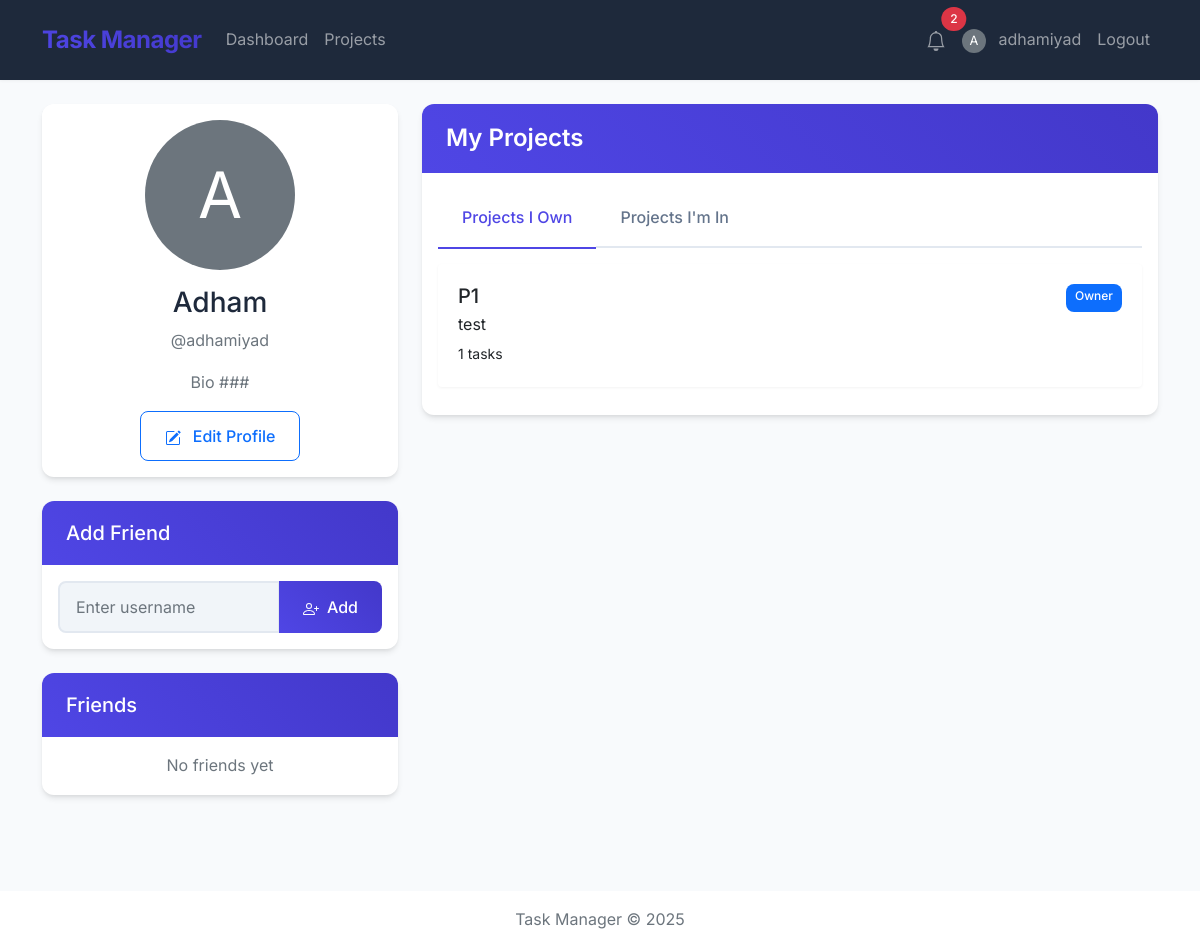
The page /users/profile (signed in) on the database its author committed.
### app/models/models.py (models this page shows, shortened)
class User(UserMixin, db.Model):
    __tablename__ = 'users'
    id = db.Column(db.Integer, primary_key=True)
    username = db.Column(db.String(64), unique=True, nullable=False)
    email = db.Column(db.String(120), unique=True, nullable=False)
    password_hash = db.Column(db.String(128))
    created_at = db.Column(db.DateTime, default=datetime.datetime.now(datetime.timezone.utc))
    profile_picture = db.Column(db.BLOB)
    full_name = db.Column(db.String(100))
    bio = db.Column(db.Text)
    contact_info = db.Column(db.String(150))
    owned_projects = db.relationship('Project', backref='owner', lazy='dynamic')
    assigned_tasks = db.relationship('Task', backref='assignee', lazy='dynamic')
    join_requests = db.relationship('ProjectRequest', backref='requester', lazy='dynamic')
    dashboard_items = db.relationship('DashboardItem', backref='user', lazy='dynamic', cascade='all, delete-orphan')
    dashboard_stats = db.relationship('DashboardStat', backref='user', lazy='dynamic', cascade='all, delete-orphan')
    sent_friend_requests = db.relationship('Friendship',
                                          foreign_keys='Friendship.user_id',
                                          backref='sender',
                                          lazy='dynamic')
    received_friend_requests = db.relationship('Friendship',
                                             foreign_keys='Friendship.friend_id',
                                             backref='receiver',
                                             lazy='dynamic')
    def get_friends(self):
        sent = Friendship.query.filter_by(user_id=self.id, status='accepted').all()
        received = Friendship.query.filter_by(friend_id=self.id, status='accepted').all()
        friends = []
        for friendship in sent:
            friends.append(User.query.get(friendship.friend_id))
        for friendship in received:
            friends.append(User.query.get(friendship.user_id))
        return friends
    def get_unread_notifications_count(self):
        return self.notifications.filter_by(is_read=False).count()

class Project(db.Model):
    __tablename__ = 'projects'
    id = db.Column(db.Integer, primary_key=True)
    title = db.Column(db.String(100), nullable=False)
    description = db.Column(db.Text)
    owner_id = db.Column(db.Integer, db.ForeignKey('users.id'))
    created_at = db.Column(db.DateTime, default=datetime.datetime.now(datetime.timezone.utc))
    tasks = db.relationship('Task', backref='project', lazy='dynamic', cascade='all, delete-orphan')
    members = db.relationship('User', secondary=project_members, backref=db.backref('projects', lazy='dynamic'))
    join_requests = db.relationship('ProjectRequest', backref='project', lazy='dynamic', cascade='all, delete-orphan')

### app/routes/users.py (the view)
@bp.route("/profile")
@bp.route("/profile/<username>")
@login_required
def profile(username=None):
    if username:
        user = User.query.filter_by(username=username).first_or_404()
    else:
        user = current_user
    owned_projects = user.owned_projects.all()
    member_projects = []
    for project in user.projects.all():
        if project.owner_id != user.id:  # Only include projects user is a member of, not owner
            role_info = db.session.execute(
                db.select(Role)
                .join(project_members, Role.id == project_members.c.role_id)
                .where(project_members.c.project_id == project.id)
                .where(project_members.c.user_id == user.id)
            ).fetchone()
            role = role_info[0] if role_info else None
            member_projects.append({
                'project': project,
                'role': role
            })
    friend_requests = user.received_friend_requests.filter_by(status='pending').all() if user == current_user else []
    friends = user.get_friends()
    can_send_request = False
    if user != current_user:
        existing = Friendship.query.filter(
            ((Friendship.user_id == current_user.id) & (Friendship.friend_id == user.id)) |
            ((Friendship.user_id == user.id) & (Friendship.friend_id == current_user.id))
        ).first()
        can_send_request = not existing
    return render_template(
        "users/profile.html",
        user=user,
        owned_projects=owned_projects,
        member_projects=member_projects,
        friend_requests=friend_requests,
        friends=friends,
        can_send_request=can_send_request
    )

### app/templates/users/profile.html (shortened to what this page needs)
{% extends "base.html" %}
{% block content %}
<div class="row mb-4">
    <div class="col-md-4">
        <div class="card mb-4">
            <div class="card-body text-center">
                {% if user.profile_picture %}
                <img alt="Profile Picture"
                    class="rounded-circle mb-3" style="width: 150px; height: 150px; object-fit: cover;">
                {% else %}
                <div class="rounded-circle bg-secondary text-white d-flex align-items-center justify-content-center mx-auto mb-3"
                    style="width: 150px; height: 150px;">
                    <span style="font-size: 4rem;">{{ user.username[0].upper() }}</span>
                </div>
                {% endif %}
                <h3>{{ user.full_name or user.username }}</h3>
                <p class="text-muted">@{{ user.username }}</p>
                {% if user.bio %}
                <p class="text-muted">{{ user.bio }}</p>
                {% endif %}
                {% if user == current_user %}
                <a href="{{ url_for('users.edit_profile') }}" class="btn btn-outline-primary">
                    Edit Profile
                </a>
                {% endif %}
            </div>
        </div>
        {% if user == current_user %}
        <div class="card mb-4">
            <div class="card-header">
                <h5 class="mb-0">Add Friend</h5>
            </div>
            <div class="card-body">
                <form method="POST" action="{{ url_for('users.add_friend_by_username') }}" class="mb-0">
                    <div class="input-group">
                        <input type="text" name="username" class="form-control" placeholder="Enter username" required>
                        <button type="submit" class="btn btn-primary">
                            Add
                        </button>
                    </div>
                </form>
            </div>
        </div>
        {% endif %}
        <div class="card mb-4">
            <div class="card-header">
                <h5 class="mb-0">Friends</h5>
            </div>
            <div class="card-body">
                {% if friends %}
                <div class="list-group">
                    {% for friend in friends %}
                    <div class="list-group-item">
                        <div class="d-flex align-items-center justify-content-between">
                            <a href="{{ url_for('users.profile', username=friend.username) }}" class="text-decoration-none text-dark flex-grow-1">
                                <div class="d-flex align-items-center">
                                    {% if friend.profile_picture %}
                                    <img
                                        alt="Profile Picture" class="rounded-circle me-2"
                                        style="width: 40px; height: 40px; object-fit: cover;">
                                    {% else %}
                                    <div class="rounded-circle bg-secondary text-white d-flex align-items-center justify-content-center me-2"
                                        style="width: 40px; height: 40px;">
                                        <span>{{ friend.username[0].upper() }}</span>
                                    </div>
                                    {% endif %}
                                    <div>
                                        <h6 class="mb-0">{{ friend.username }}</h6>
                                        <small class="text-muted">{{ friend.full_name or '' }}</small>
                                    </div>
                                </div>
                            </a>
                            <div class="ms-3">
                                <a href="{{ url_for('users.remove_friend', user_id=friend.id) }}"
                                    class="btn btn-sm btn-outline-danger"
                                    onclick="return confirm('Are you sure you want to remove this friend?');">
                                    <svg xmlns="http://www.w3.org/2000/svg" width="16" height="16"
                                        fill="currentColor" class="bi bi-person-dash" viewBox="0 0 16 16">
                                        <path
                                            d="M6 8a3 3 0 1 0 0-6 3 3 0 0 0 0 6zm2-3a2 2 0 1 1-4 0 2 2 0 0 1 4 0zm4 8c0 1-1 1-1 1H1s-1 0-1-1 1-4 6-4 6 3 6 4zm-1-.004c-.001-.246-.154-.986-.832-1.664C9.516 10.68 8.289 10 6 10c-2.29 0-3.516.68-4.168 1.332-.678.678-.83 1.418-.832 1.664h10z" />
                                        <path fill-rule="evenodd"
                                            d="M11 7.5a.5.5 0 0 1 .5-.5h4a.5.5 0 0 1 0 1h-4a.5.5 0 0 1-.5-.5z" />
                                    </svg>
                                    Remove
                                </a>
                            </div>
                        </div>
                    </div>
                    {% endfor %}
                </div>
                {% else %}
                <p class="text-muted text-center mb-0">No friends yet</p>
                {% endif %}
            </div>
        </div>
    </div>
    <div class="col-md-8">
        <div class="card">
            <div class="card-header">
                <h4>{% if user == current_user %}My{% else %}{{ user.username }}'s{% endif %} Projects</h4>
            </div>
            <div class="card-body">
                <ul class="nav nav-tabs mb-3" id="projectTabs" role="tablist">
                    <li class="nav-item" role="presentation">
                        <button class="nav-link active" id="owned-tab" data-bs-toggle="tab" data-bs-target="#owned"
                            type="button" role="tab" aria-controls="owned" aria-selected="true">Projects {% if user ==
                            current_user %}I Own{% else %}They Own{% endif %}</button>
                    </li>
                    <li class="nav-item" role="presentation">
                        <button class="nav-link" id="member-tab" data-bs-toggle="tab" data-bs-target="#member"
                            type="button" role="tab" aria-controls="member" aria-selected="false">Projects {% if user ==
                            current_user %}I'm{% else %}They're{% endif %} In</button>
                    </li>
                </ul>
                <div class="tab-content" id="projectTabsContent">
                    <div class="tab-pane fade show active" id="owned" role="tabpanel" aria-labelledby="owned-tab">
                        {% if owned_projects %}
                        <div class="list-group">
                            {% for project in owned_projects %}
                            <a href="{{ url_for('projects.view_project', project_id=project.id) }}"
                                class="list-group-item list-group-item-action">
                                <div class="d-flex w-100 justify-content-between">
                                    <h5 class="mb-1">{{ project.title }}</h5>
                                    <span class="badge bg-primary">Owner</span>
                                </div>
                                <p class="mb-1">{{ project.description|truncate(100) }}</p>
                                <small>{{ project.tasks.count() }} tasks</small>
                            </a>
                            {% endfor %}
                        </div>
                        {% else %}
                        <p class="text-muted">{% if user == current_user %}You haven't{% else %}{{ user.username }}
                            hasn't{% endif %} created any projects yet.</p>
                        {% endif %}
                    </div>
                </div>
            </div>
        </div>
    </div>
</div>
{% endblock %}

### app/templates/base.html (shortened to what this page needs)
<!DOCTYPE html>
<html lang="en">
<head>
    <link rel="stylesheet" href="https://cdn.jsdelivr.net/npm/bootstrap@5.1.3/dist/css/bootstrap.min.css">
    <link rel="stylesheet" href="{{ url_for('static', filename='css/style.css') }}">
</head>
<body>
    <nav class="navbar navbar-expand-lg navbar-dark">
        <div class="container">
            <a class="navbar-brand" href="{{ url_for('main.index') }}">Task Manager</a>
            <div class="collapse navbar-collapse" id="navbarNav">
                <ul class="navbar-nav me-auto">
                    {% if current_user.is_authenticated %}
                    <li class="nav-item">
                        <a class="nav-link" href="{{ url_for('main.dashboard') }}">Dashboard</a>
                    </li>
                    <li class="nav-item">
                        <a class="nav-link" href="{{ url_for('projects.list_projects') }}">Projects</a>
                    </li>
                    {% endif %}
                </ul>
                <ul class="navbar-nav">
                    {% if current_user.is_authenticated %}
                    <li class="nav-item dropdown">
                        <a class="nav-link position-relative" href="#" id="notificationsDropdown" role="button"
                            data-bs-toggle="dropdown" aria-expanded="false">
                            {% if current_user.get_unread_notifications_count() > 0 %}
                            <span
                                class="position-absolute top-0 start-100 translate-middle badge rounded-pill bg-danger">
                                {{ current_user.get_unread_notifications_count() }}
                            </span>
                            {% endif %}
                        </a>
                            {% set notifications =
                            current_user.notifications.order_by(Notification.created_at.desc()).limit(5).all() %}
                    </li>
                    <li class="nav-item">
                        <a class="nav-link" href="{{ url_for('users.profile') }}">
                            {% if current_user.profile_picture %}
                            <img alt="Profile"
                                class="rounded-circle me-2" style="width: 24px; height: 24px; object-fit: cover;">
                            {% else %}
                            <span
                                class="rounded-circle bg-secondary text-white d-inline-flex align-items-center justify-content-center me-2"
                                style="width: 24px; height: 24px; font-size: 0.8rem;">
                                {{ current_user.username[0].upper() }}
                            </span>
                            {% endif %}
                            {{ current_user.username }}
                        </a>
                    </li>
                    <li class="nav-item">
                        <a class="nav-link" href="{{ url_for('auth.logout') }}">Logout</a>
                    </li>
                    {% endif %}
                </ul>
            </div>
        </div>
    </nav>
    <div class="container mt-4">
        {% block content %}{% endblock %}
    </div>
    <footer class="mt-5 py-3 text-center">
        <div class="container">
            <p class="text-muted mb-0">Task Manager &copy; 2025</p>
        </div>
    </footer>
</body>
</html>

### rows shown on the page
User: username "A", username "adhamiyad", full_name "Adham", bio "Bio ###"
Project: title "P1", description "test", tasks.count "1"

### other values the page prints
{{ current_user.get_unread_notifications_count() }} "2"
